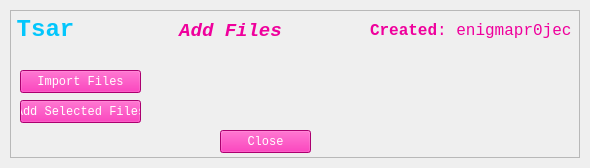
<?xml version="1.0" encoding="UTF-8"?>
<ui version="4.0">
 <class>addFilesGUI</class>
 <widget class="QMainWindow" name="addFilesGUI">
  <property name="geometry">
   <rect>
    <x>0</x>
    <y>0</y>
    <width>590</width>
    <height>168</height>
   </rect>
  </property>
  <property name="windowTitle">
   <string>Tsar</string>
  </property>
  <property name="windowIcon">
   <iconset>
    <normaloff>iconfile.ico</normaloff>iconfile.ico</iconset>
  </property>
  <widget class="QWidget" name="centralwidget">
   <layout class="QVBoxLayout" name="verticalLayout">
    <property name="spacing">
     <number>0</number>
    </property>
    <property name="leftMargin">
     <number>10</number>
    </property>
    <property name="topMargin">
     <number>10</number>
    </property>
    <property name="rightMargin">
     <number>10</number>
    </property>
    <property name="bottomMargin">
     <number>10</number>
    </property>
    <item>
     <widget class="QFrame" name="dropShadowFrame">
      <property name="styleSheet">
       <string notr="true">QFrame {	
	background-color: rgba(255, 255, 255, .15);  
    backdrop-filter: blur(1.5rem);
}</string>
      </property>
      <property name="frameShape">
       <enum>QFrame::StyledPanel</enum>
      </property>
      <property name="frameShadow">
       <enum>QFrame::Raised</enum>
      </property>
      <widget class="QLabel" name="label_title">
       <property name="geometry">
        <rect>
         <x>-10</x>
         <y>-10</y>
         <width>91</width>
         <height>61</height>
        </rect>
       </property>
       <property name="font">
        <font>
         <family>Consolas</family>
         <pointsize>40</pointsize>
        </font>
       </property>
       <property name="styleSheet">
        <string notr="true">color: rgb(3, 198, 252);
background-color: rgba(255, 255, 255, 0); </string>
       </property>
       <property name="text">
        <string>&lt;html&gt;&lt;head/&gt;&lt;body&gt;&lt;p&gt;&lt;span style=&quot; font-size:18pt; font-weight:600;&quot;&gt;Tsar&lt;/span&gt;&lt;/p&gt;&lt;/body&gt;&lt;/html&gt;</string>
       </property>
       <property name="alignment">
        <set>Qt::AlignCenter</set>
       </property>
      </widget>
      <widget class="QLabel" name="label_credits">
       <property name="geometry">
        <rect>
         <x>360</x>
         <y>0</y>
         <width>201</width>
         <height>41</height>
        </rect>
       </property>
       <property name="font">
        <font>
         <family>Consolas</family>
         <pointsize>40</pointsize>
        </font>
       </property>
       <property name="styleSheet">
        <string notr="true">color: rgba(239, 0, 156, 255);
background-color: rgba(255, 255, 255, 0); </string>
       </property>
       <property name="text">
        <string>&lt;html&gt;&lt;head/&gt;&lt;body&gt;&lt;p&gt;&lt;span style=&quot; font-size:12pt; font-weight:600;&quot;&gt;Created&lt;/span&gt;&lt;span style=&quot; font-size:12pt;&quot;&gt;: enigmapr0ject&lt;/span&gt;&lt;/p&gt;&lt;/body&gt;&lt;/html&gt;</string>
       </property>
       <property name="alignment">
        <set>Qt::AlignRight|Qt::AlignTrailing|Qt::AlignVCenter</set>
       </property>
      </widget>
      <widget class="QLabel" name="label_credits_3">
       <property name="geometry">
        <rect>
         <x>150</x>
         <y>10</y>
         <width>141</width>
         <height>21</height>
        </rect>
       </property>
       <property name="font">
        <font>
         <family>Consolas</family>
         <pointsize>10</pointsize>
        </font>
       </property>
       <property name="styleSheet">
        <string notr="true">color: rgba(239, 0, 156, 255);
background-color: rgba(255, 255, 255, 0); </string>
       </property>
       <property name="text">
        <string>&lt;html&gt;&lt;head/&gt;&lt;body&gt;&lt;p align=&quot;center&quot;&gt;&lt;span style=&quot; font-size:14pt; font-weight:600; font-style:italic;&quot;&gt;Add Files&lt;/span&gt;&lt;/p&gt;&lt;/body&gt;&lt;/html&gt;</string>
       </property>
       <property name="alignment">
        <set>Qt::AlignLeading|Qt::AlignLeft|Qt::AlignVCenter</set>
       </property>
      </widget>
      <widget class="QPushButton" name="closeButton">
       <property name="geometry">
        <rect>
         <x>210</x>
         <y>120</y>
         <width>91</width>
         <height>23</height>
        </rect>
       </property>
       <property name="font">
        <font>
         <family>Consolas</family>
        </font>
       </property>
       <property name="styleSheet">
        <string notr="true">color: rgba(255, 255, 255, 255);
background-color: rgba(239, 0, 156, 255);</string>
       </property>
       <property name="text">
        <string>Close</string>
       </property>
      </widget>
      <widget class="QLabel" name="response">
       <property name="geometry">
        <rect>
         <x>230</x>
         <y>210</y>
         <width>181</width>
         <height>41</height>
        </rect>
       </property>
       <property name="font">
        <font>
         <family>Consolas</family>
         <pointsize>10</pointsize>
        </font>
       </property>
       <property name="styleSheet">
        <string notr="true">color: rgba(239, 0, 156, 255);
background-color: rgba(255, 255, 255, 0); </string>
       </property>
       <property name="text">
        <string>&lt;html&gt;&lt;head/&gt;&lt;body&gt;&lt;p&gt;&lt;br/&gt;&lt;/p&gt;&lt;/body&gt;&lt;/html&gt;</string>
       </property>
       <property name="alignment">
        <set>Qt::AlignLeading|Qt::AlignLeft|Qt::AlignVCenter</set>
       </property>
      </widget>
      <widget class="QLabel" name="feedback">
       <property name="geometry">
        <rect>
         <x>320</x>
         <y>50</y>
         <width>231</width>
         <height>91</height>
        </rect>
       </property>
       <property name="font">
        <font>
         <family>Consolas</family>
         <pointsize>10</pointsize>
        </font>
       </property>
       <property name="styleSheet">
        <string notr="true">color: rgba(3, 198, 252, 255);
background-color: rgba(255, 255, 255, 0); </string>
       </property>
       <property name="text">
        <string>&lt;html&gt;&lt;head/&gt;&lt;body&gt;&lt;p&gt;&lt;br/&gt;&lt;/p&gt;&lt;/body&gt;&lt;/html&gt;</string>
       </property>
       <property name="alignment">
        <set>Qt::AlignLeading|Qt::AlignLeft|Qt::AlignVCenter</set>
       </property>
      </widget>
      <widget class="QPushButton" name="importFiles">
       <property name="geometry">
        <rect>
         <x>10</x>
         <y>60</y>
         <width>121</width>
         <height>23</height>
        </rect>
       </property>
       <property name="font">
        <font>
         <family>Consolas</family>
        </font>
       </property>
       <property name="styleSheet">
        <string notr="true">color: rgba(255, 255, 255, 255);
background-color: rgba(239, 0, 156, 255);</string>
       </property>
       <property name="text">
        <string>Import Files</string>
       </property>
      </widget>
      <widget class="QPushButton" name="addAllFiles">
       <property name="geometry">
        <rect>
         <x>10</x>
         <y>90</y>
         <width>121</width>
         <height>23</height>
        </rect>
       </property>
       <property name="font">
        <font>
         <family>Consolas</family>
        </font>
       </property>
       <property name="styleSheet">
        <string notr="true">color: rgba(255, 255, 255, 255);
background-color: rgba(239, 0, 156, 255);</string>
       </property>
       <property name="text">
        <string>Add Selected Files</string>
       </property>
      </widget>
     </widget>
    </item>
   </layout>
  </widget>
 </widget>
 <resources>
  <include location="assets.qrc"/>
 </resources>
 <connections/>
</ui>
